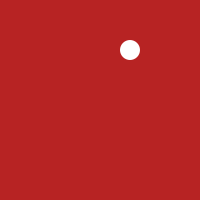
Frame 1 (no input)
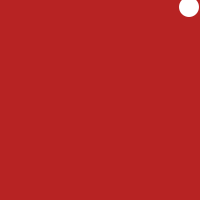
Frame 60 (the mouse pressed at the canvas centre just before this capture)
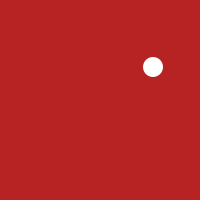
Frame 120 (the mouse held since frame 60 and released just before this capture)

The Processing sketch that drew these frames (run headless with seeded random() and noise(); from frame 60 on, the mouse is pressed at the canvas centre):

// Processing sketch: processing_82208
// ── processing_82208.pde

//Victoria H, BounceTheBall CP1 mods 16/17

ball bob;
void setup() {
  size(200, 200);
  bob = new ball();
}
void draw() {
  background(183, 35, 35);
  bob.move();
  bob.bounce();
  bob.show();
}
class ball {
  int x, y;
  boolean up, right;
  ball() {
    x=int(random(200));
    y=int(random(200));
    up=true;
    right=true;
  }
  void move() {
    if (right==true) {
      x++;
    } 
    else {
      x--;
    }
    if (up==true) {
      y--;
    } 
    else {
      y++;
    }
  }
  void bounce() {
    if (x<0) {
      right=true;
    } 
    else if (x>200) {
      right=false;
    }
    if (y<0) {
      up=false;
    } 
    else if (y>200) {
      up=true;
    }
  }
  void show() {
    fill(255);
    noStroke();
    ellipse(x, y, 20, 20);
  }
}
